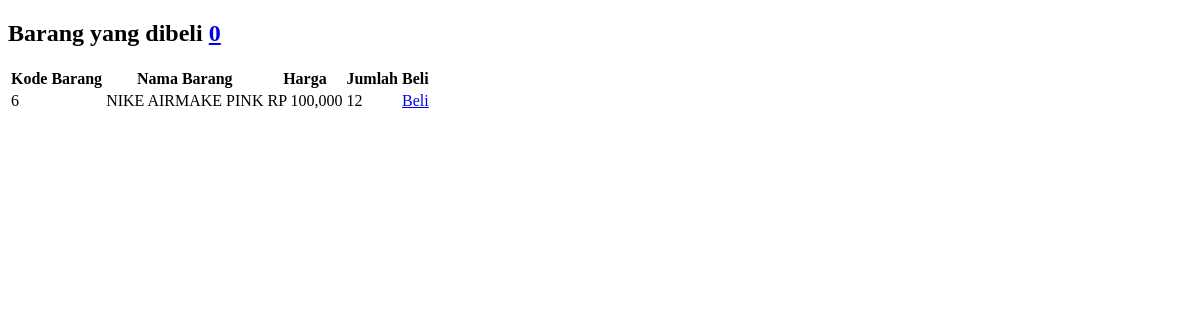
The app's page /pages/index.php, older data.
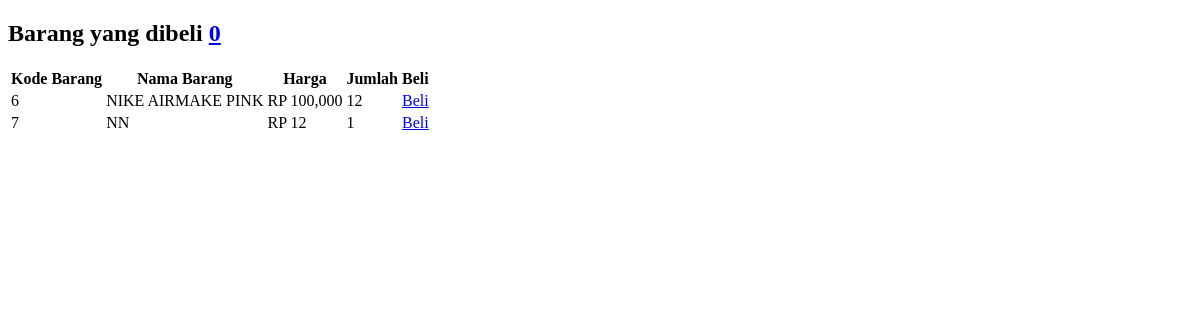
The same page, newer data.
### tables this page shows
CREATE TABLE `tb_barang` (
  `id_barang` int(11) NOT NULL,
  `nama` varchar(100) NOT NULL,
  `id_pen` int(11) NOT NULL,
  `id_kat` int(11) NOT NULL,
  `harga` int(11) NOT NULL,
  `stok` int(11) NOT NULL,
  `deskripsi` text NOT NULL,
  `tags` text NOT NULL,
  `status` varchar(20) NOT NULL,
  `foto` varchar(255) NOT NULL,
  `tanggal` timestamp NOT NULL DEFAULT CURRENT_TIMESTAMP,
  `ukuran1` varchar(30) NOT NULL,
  `ukuran2` varchar(30) NOT NULL,
  `ukuran3` varchar(30) NOT NULL,
  `ukuran4` varchar(30) NOT NULL
);

### lib/class-Db.php (called while the page is built, shortened)
<?php
class Db {
	var $db = null;
	public function __construct()
	{
		try {
			$this->db = new PDO("mysql:host=localhost;dbname=ecoms","root","");
			$this->db->setAttribute(PDO::ATTR_ERRMODE,PDO::ERRMODE_EXCEPTION);
		} catch (PDOException $e) {
			die("Connection Error :".$e->getMessage());
		}
	}
	function select($t, $f="*") {
		$query = $this->db->prepare("select $f from $t");
		$query->execute();
		return $query;
	}
}
	$odb = new Db();
?>

### lib/class-Ff.php (called while the page is built, shortened)
 <?php
class Fungsi{
	function rp($duit) {
		return "RP ".number_format($duit);
	}
}
$ff = new Fungsi();
?>

### pages/index.php (the view, shortened to what this page needs)
<?php
    include_once "../lib/class-Ff.php";
    include_once "../lib/class-Db.php";
?>
<!DOCTYPE html>
<html>
<head>
</head>
<body>
    <?php
        $jumlah = 0;
    ?>
    <h2>Barang yang dibeli <a href="keranjang.php"><?=$jumlah?></a> </h2>
    <table>
        <thead>
            <tr>
                <th>Kode Barang</th>
                <th>Nama Barang</th>
                <th>Harga</th>
                <th>Jumlah</th>
                <th>Beli</th>
            </tr>
        </thead>
        <tbody>
            <?php
                $q = $odb->select("tb_barang");
                while ($dt = $q->fetch()) {
            ?>
            <tr>
                <td><?=$dt['id_barang']?></td>
                <td><?=$dt['nama']?></td>
                <td><?=$ff->rp($dt['harga'])?></td>
                <td><?=$dt['stok']?></td>
                <td>
                    <a href="?aksi=add&id_barang=<?=$dt['id_barang']?>&jml=1">Beli</a>
                </td>
            </tr>
            <?php
                }
            ?>
        </tbody>
    </table>
</body>
</html>

Row changes from the older to the newer data that the page shows:
added tb_barang: id_barang "7", nama "NN", harga "RP 12", stok "1"
